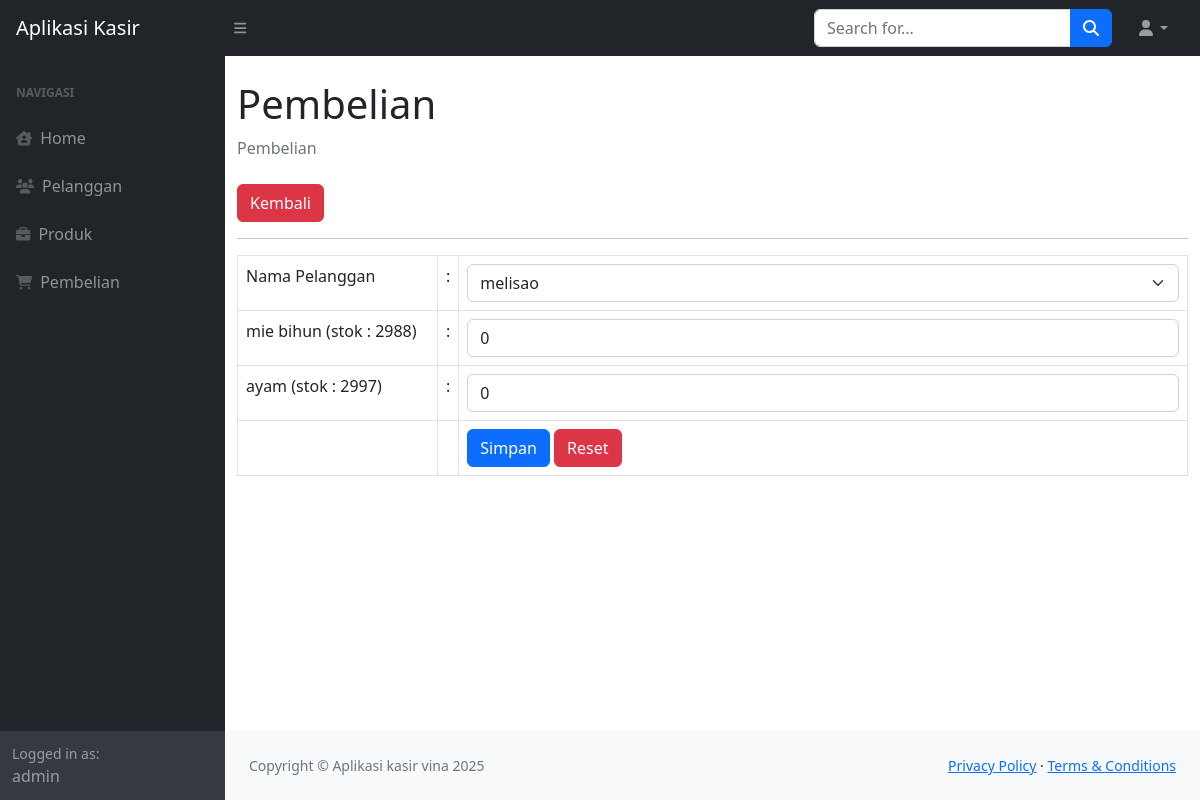
The page /index.php?page=pembelian_tambah (signed in) on the database its author committed.
### tables this page shows
CREATE TABLE `produk` (
  `id_produk` int(11) NOT NULL,
  `nama_produk` varchar(255) DEFAULT NULL,
  `harga` int(11) DEFAULT NULL,
  `stok` int(11) DEFAULT NULL
);

### pembelian_tambah.php (the view, shortened to what this page needs)
<div class="container-fluid">
    <h1 class="mt-4">Pembelian</h1>
    <ol class="breadcrumb mb-4">
        <li class="breadcrumb-item active">Pembelian</li>
    </ol>
    <a href="?page=pembelian" class="btn btn-danger">Kembali</a>
    <hr>
    <form method="post">
        <table class="table table-bordered">
            <tr>
                <td width="200">Nama Pelanggan</td>
                <td width="1">:</td>
                <td>
                    <select class="form-control form-select" name="id_pelanggan">
                        <?php
                        $p = mysqli_query($koneksi, "SELECT*FROM pelanggan");
                        while($pel = mysqli_fetch_array($p)) {
                            ?>
                            <option value="<?php echo $pel['id_pelanggan']; ?>"><?php echo $pel['nama_pelanggan'];?></option>
                            <?php
                        }
                        ?>
                    </select>
                </td>
            </tr>
            <?php
                    $pro = mysqli_query($koneksi, "SELECT*FROM produk");
                    while($produk = mysqli_fetch_array($pro)) {
            ?>
            <tr>
                <td><?php echo $produk['nama_produk'] . ' (stok : '.$produk['stok'].')';?></td>
                <td>:</td>
                <td>
                    <input class="form-control" type="number" step="0" value="0" max="<?php echo $produk['stok'];?>" name="produk[<?php echo $produk['id_produk'];?>]">
                </td>
            </tr>
            <?php
                    }
            ?>
            <tr>
                <td></td>
                <td></td>
                <td>
                     <button type="submit" class="btn btn-primary">Simpan</button>
                    <button type="reset" class="btn btn-danger">Reset</button>
                </td>
            </tr>
        </table>
    </form>
</div>

### rows shown on the page
produk: nama_produk "mie bihun", stok "2988"
produk: nama_produk "ayam", stok "2997"

### other values the page prints
$_SESSION['user']['nama'] "admin"
form field id_pelanggan "melisao"
